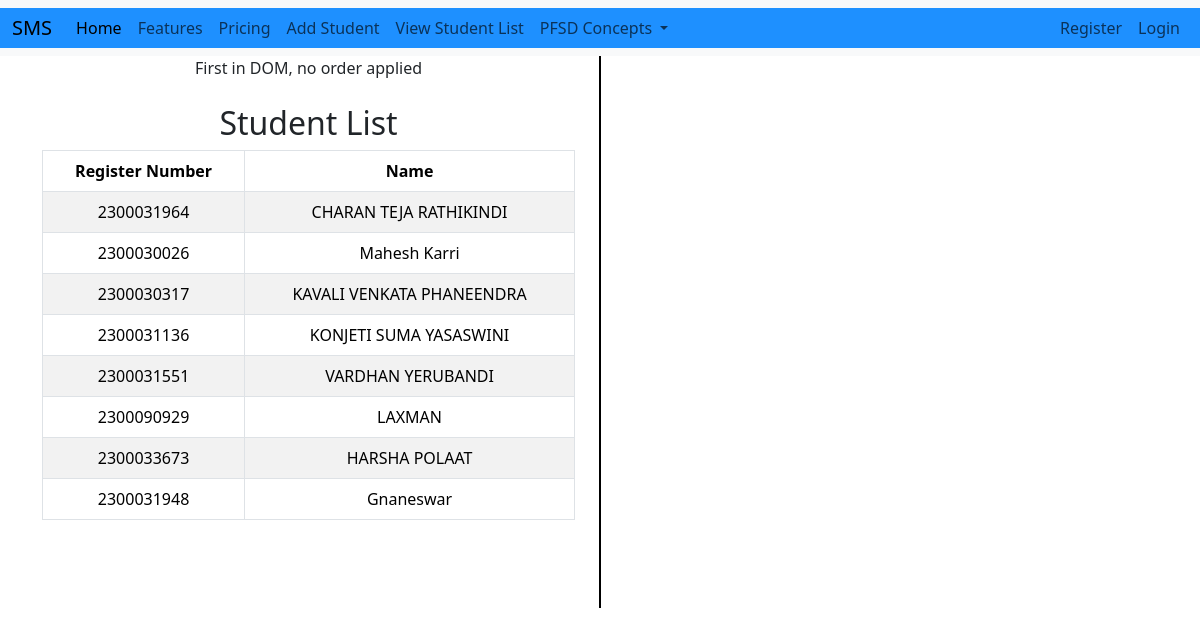
The page /student_list/ on the database its author committed.
### adminapp/models.py (models this page shows, shortened)
class StudentList(models.Model):
    Register_Number = models.CharField(max_length=20, unique=True)
    Name = models.CharField(max_length=100)

### adminapp/views.py (the view)
# urls.py: path('student_list/', views.student_list, name='student_list'),
def student_list(request):
    students = StudentList.objects.all()
    return render(request, 'adminapp/student_list.html', {'students': students})

### templates/adminapp/student_list.html (shortened to what this page needs)
{% extends 'navbar/ProjectNavbar.html' %}
{% load static %}
{% block body %}
<div class="container text-center">
  <div class="row">
    <div class="col">
      First in DOM, no order applied
        <br><br>
            <h2>Student List</h2>
            <table class="table table-bordered table-striped table-hover">
                <thead class="thead-dark">
                    <tr>
                        <th>Register Number</th>
                        <th>Name</th>
                    </tr>
                </thead>
                <tbody>
                    {% for student in students %}
                    <tr>
                        <td>{{ student.Register_Number }}</td>
                        <td>{{ student.Name }}</td>
                    </tr>
                    {% endfor %}
                </tbody>
            </table>
    </div>
      <br><br><br><br><br><br><br><br><br><br><br><br><br><br><br><br>
      <br><br><br><br><br><br><br>
       <div class="col-auto d-flex align-items-center">
      <div style="border-left: 2px solid black; height: 100%;"></div>
    </div>
    <div class="col">
        <br><br>
    </div>
  </div>
</div>
{% endblock %}

### templates/navbar/ProjectNavbar.html (shortened to what this page needs)
<!DOCTYPE html>
<html lang="en">
<head>
    <link href="https://cdn.jsdelivr.net/npm/bootstrap@5.3.3/dist/css/bootstrap.min.css" rel="stylesheet">
</head>
<body>
<nav class="navbar navbar-expand-lg bg-body-tertiary" >
  <div class="container-fluid" style="background-color: DodgerBlue;">
    <a class="navbar-brand" href="{% url 'adminapp:projecthomepage' %}">SMS</a>
    <div class="collapse navbar-collapse" id="navbarNavDropdown">
      <ul class="navbar-nav">
        <li class="nav-item">
          <a class="nav-link active" aria-current="page" href="#">Home</a>
        </li>
        <li class="nav-item">
          <a class="nav-link" href="#">Features</a>
        </li>
        <li class="nav-item">
          <a class="nav-link" href="#">Pricing</a>
        </li>
          <li class="nav-item">
          <a class="nav-link" href="{% url 'adminapp:AddStudent' %}">Add Student</a>
        </li>
        <li class="nav-item">
          <a class="nav-link" href="{% url 'adminapp:student_list' %}">View Student List</a>
        </li>
        <li class="nav-item dropdown">
          <a class="nav-link dropdown-toggle" href="#" role="button" data-bs-toggle="dropdown" aria-expanded="false">
            PFSD Concepts
          </a>
        </li>
      </ul>
    </div>
    <ul  class="navbar-nav ms-auto">
<li>
        {% if user.is_authenticated %}
        <li class="nav-item">
        <span class="nav-link">Welcome, {{ user.username }}</span>
    </li>
          <li class="nav-item">
          <a class="nav-link" href="{% url 'adminapp:log_out' %}">Logout</a>
          </li>
        {% else %}
                <li class="nav-item">
          <a class="nav-link" href="{% url 'adminapp:register' %}">Register</a>
        </li>
          <li class="nav-item">
          <a class="nav-link" href="{% url 'adminapp:user_login' %}">Login</a>
        </li>
        {% endif %}
 </li>
      </ul>
  </div>
</nav>
{% block body%}
{% endblock %}
</body>
</html>

### templates/navbar/ProjectNavbar.html (style rules this page uses)
body { background-image: url('WIN_20231214_10_26_16_Pro.jpg'); background-size: cover; background-position: center; background-repeat: no-repeat; }

### rows shown on the page
StudentList: Register_Number "2300031964", Name "CHARAN TEJA RATHIKINDI"
StudentList: Register_Number "2300030026", Name "Mahesh Karri"
StudentList: Register_Number "2300030317", Name "KAVALI VENKATA PHANEENDRA"
StudentList: Register_Number "2300031136", Name "KONJETI SUMA YASASWINI"
StudentList: Register_Number "2300031551", Name "VARDHAN YERUBANDI"
StudentList: Register_Number "2300090929", Name "LAXMAN"
StudentList: Register_Number "2300033673", Name "HARSHA POLAAT"
StudentList: Register_Number "2300031948", Name "Gnaneswar"
